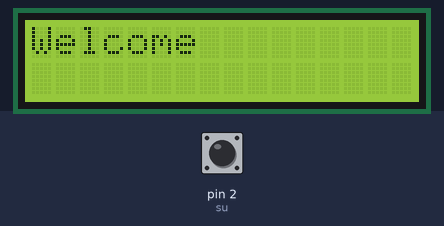
This sketch was run on a simulated Arduino Uno, built with avr-gcc and run on an emulated ATmega328P. Shown: 16×2 character LCD. Inputs (shaded band) come from the test bench; at power-on: pin 2 (su) HIGH.

Above: at 0.1 s.
At 3.1 s:
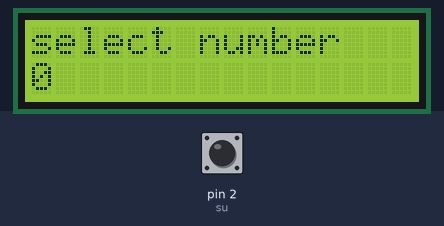

The sketch:

4_Bottoni.ino
```cpp
#include <Adafruit_LiquidCrystal.h>

// Inizializza l'oggetto LCD con gli indirizzi dei pin (in questo caso 0, ma di solito sono altri)
Adafruit_LiquidCrystal lcd(0);

#define su 2
#define giu 3
#define annulla 4
#define conferma 5

int numero = 0;

void setup() {

 pinMode(su, INPUT);
 pinMode(giu, INPUT);
 pinMode(annulla, INPUT);
 pinMode(conferma, INPUT);

 lcd.begin(16, 2);
 lcd.clear();
 lcd.print("Welcome");
 delay(3000);
}


void loop() {

if (digitalRead(su) == LOW && digitalRead(giu) == LOW && digitalRead(annulla) == LOW && digitalRead(conferma) == LOW)
{

 lcd.clear();
 lcd.setCursor(0,0);
 lcd.print("Press any button");

//mettere una condizione di pausa altrimenti ripete infinito
// come impostare la variabile

 }


// generare numero random ===> int numero = random(1, variabile)


 else if (digitalRead(su) == HIGH or digitalRead(giu) == HIGH or digitalRead(annulla) == HIGH or digitalRead(conferma) == HIGH)
 {

 lcd.clear();
 lcd.setCursor(0,0);
 lcd.print("select number");
 lcd.setCursor(0,1);
 lcd.print(numero);
 delay(10000);

 }

}
```
